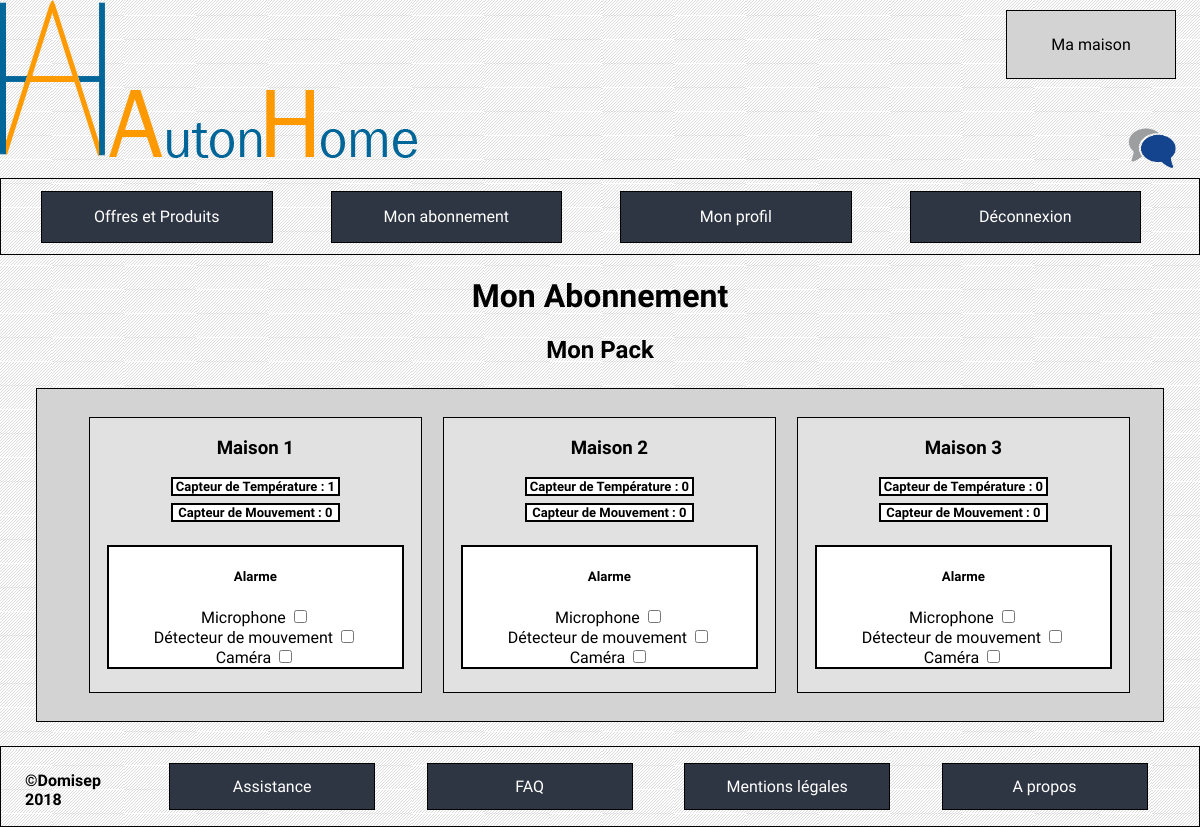
The page /index.php?cible=monabonnement (signed in) on the database its author committed.
### tables this page shows
CREATE TABLE `residence` (
  `ID` int(11) NOT NULL,
  `name` varchar(255) NOT NULL,
  `surface` int(10) NOT NULL,
  `nbPeople` int(10) NOT NULL,
  `secret` varchar(255) NOT NULL,
  `addressNumber` int(10) NOT NULL,
  `addressStreet` varchar(255) NOT NULL,
  `addressZipCode` int(255) NOT NULL,
  `addressCity` varchar(255) NOT NULL,
  `addressCountry` varchar(255) NOT NULL,
  `id_owner` int(255) NOT NULL,
  `id_tenant` int(255) DEFAULT NULL
);

### index.php (called while the page is built, shortened)
<?php
if(isset($_GET['cible']) && !empty($_GET['cible'])) {
    $url = $_GET['cible'];
} else {
    $url = 'accueil';
}
include('controleurs/' . $url . '.php');

### modele/subcriptionUsers.php (called while the page is built, shortened)
<?php
function findUserByIdInSubscription($bdd, $id)
{
    $statement = $bdd->prepare('SELECT id_subscription FROM subscription_user WHERE id_user = :id ');
    $statement->BindParam(':id', $id);
    $statement->execute();
    $subscriptionUser = $statement->fetch();
    return $subscriptionUser;
}
?>

### modele/house.php (called while the page is built, shortened)
<?php
function getAllUserHouses($bdd, $id){
    $ownStatement = $bdd->prepare('SELECT * FROM residence WHERE id_owner = :idOwn');
    $rentStatement = $bdd->prepare('SELECT * FROM residence WHERE id_tenant = :idRent');
    $ownStatement->bindParam(':idOwn', $id);
    $rentStatement->bindParam('idRent', $id);
    $ownStatement->execute();
    $rentStatement->execute();
    $owned = $ownStatement->fetchAll();
    $rented = $rentStatement->fetchAll();
    return (array($owned, $rented));
}

### modele/sensors.php (called while the page is built, shortened)
    <?php
function getAllTypeSensorsFromResidence ($bdd,$id_residence,$id_type){
    $statement = $bdd->prepare('SELECT sensor.ID  FROM room INNER JOIN sensor ON sensor.id_room = room.ID WHERE id_residency = :idResidence AND id_SensorType=:idType ');
    $statement->bindParam(':idResidence', $id_residence);
    $statement->bindParam(':idType', $id_type);
    $statement->execute();
    $residenceSensors = $statement ->fetchAll();
    return $residenceSensors;
}
?>

### vues/monabonnement.php (the view, shortened to what this page needs)
<h1>Mon Abonnement</h1>
    <h2>
<?php
if (findUserByIdInSubscription($bdd,$_SESSION['userId'][0])==1){echo ("Mon Pack");}
else { echo("Mon Pack");} ?>
    </h2>
<div class="display-houses">
    <ul class="my-house-list">
        <?php foreach ($myHouses as $house){?>
            <li>
                <?php
                $i=0;
                $j=0;
                $sensorTemperatureInHouse=getAllTypeSensorsFromResidence($bdd,$house['ID'],2);
                $sensorMouvementInHouse=getAllTypeSensorsFromResidence($bdd,$house['ID'],3);
                $i=$i+count($sensorTemperatureInHouse);
                $j=$j+count($sensorMouvementInHouse);?>
                <h3>
                    <?php echo ($house['name']);?>
                </h3>
                <h4 class="temperature">
                    Capteur de Température : <?php echo ($i) ?>
                </h4>
                <h4 class="movement">
                    Capteur de Mouvement : <?php echo ($j) ?>
                </h4>
                <section>
                    <form class="formulairemonabonnement" method="post">
                        <div class="elementsformulairemonabonnement">
                            <h5>Alarme</h5>
                            <label> Microphone </label>
                            <input type="checkbox" name="micro" placeholder="micro"> <br>
                            <label> Détecteur de mouvement</label>
                            <input type="checkbox" name ="détecteurmouvement" placeholder="détecteurmouvement"><br>
                            <label>Caméra</label>
                            <input type ="checkbox" name="Caméra"> <br>
                    </form>
                </section>
            </li>
        <?php } ?>
    </ul>
</div>
<?php require ('vues/footer.php'); ?>

### vues/CSS/all.css (style rules this page uses)
body { font-family: 'Muli', sans-serif; background: url("../../ressources/pictures/fondblanc.jpg") fixed ; margin: 0; }

### vues/CSS/monabonnement.css (style rules this page uses)
h1 { justify-content: center; text-align: center; }
.display-houses { background-color: lightgrey; margin-left: 3%; margin-right: 3%; padding : 1%; margin-bottom: 2%; margin-top: 2%; border : 1px solid black; }
.display-houses ul { display: flex; flex-direction: row; list-style-type: none; justify-content: space-around; }
.display-houses li { background-color: #e1e1e1; display: flex; flex-direction: column; text-align: center; flex-wrap: wrap; border: 1px solid black; width: 100%; margin-right: 2%; justify-content: center; }
.formulairemonabonnement { border: 2px solid black; margin: 5%; justify-content: center; background-color: white; }
h2 { margin:auto; text-align: center; }
.movement, .temperature { border: 2px solid black; padding:auto; font-size: small; justify-content: center; text-align: center; width: 50%; margin: auto; margin-bottom: 2%; background-color: white; }

### rows shown on the page
residence: name "Maison 1", i "1", j "0"
residence: name "Maison 2", i "0", j "0"
residence: name "Maison 3", i "0", j "0"
